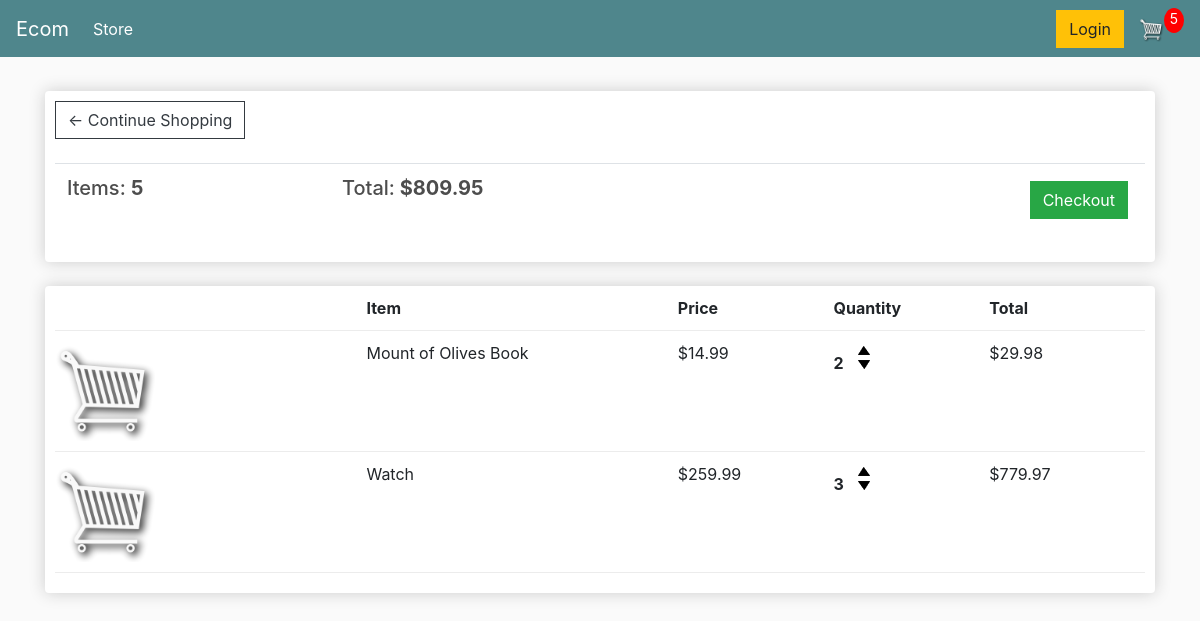
The app's page /cart/ (signed in), older data.
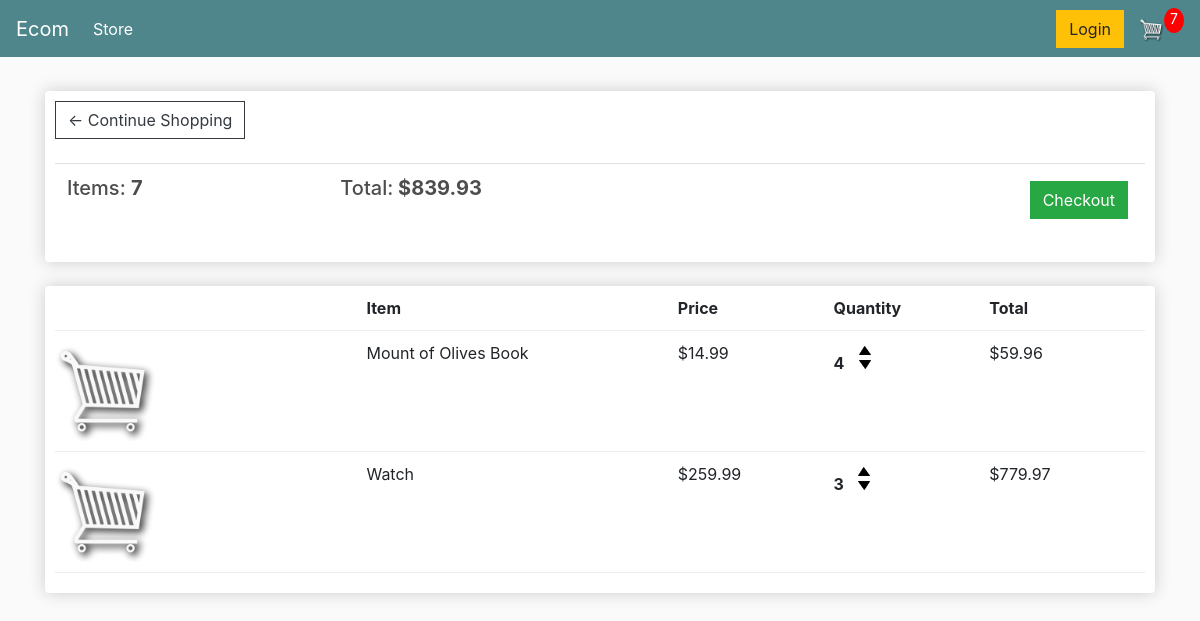
The same page, newer data.
### store/models.py (models this page shows, shortened)
class Order(models.Model):
    customer = models.ForeignKey(Customer, on_delete=models.SET_NULL, null=True, blank=True)
    date_ordered = models.DateTimeField(auto_now_add=True)
    complete = models.BooleanField(default=False, null=True, blank=False)
    transaction_id = models.CharField(max_length=200, null=True)
    @property
    def get_cart_total(self):
        orderitems = self.orderitem_set.all()
        total = sum([item.get_total for item in orderitems])
        return total
    @property
    def get_cart_items(self):
        orderitems = self.orderitem_set.all()
        total = sum([item.quantity for item in orderitems])
        return total

class OrderItem(models.Model):
    product = models.ForeignKey(Product, on_delete=models.SET_NULL, null=True)
    order = models.ForeignKey(Order, on_delete=models.SET_NULL, null=True)
    quantity = models.IntegerField(default=0, null=True, blank=True)
    date_added = models.DateTimeField(auto_now_add=True)
    @property
    def get_total(self):
        total = self.product.price * self.quantity
        return total

class Product(models.Model):
    name = models.CharField(max_length=200, null=True)
    price = models.FloatField()
    digital = models.BooleanField(default=False, null=True, blank=False)
    image = models.ImageField(null=True, blank=True)
    @property
    def imageURL(self):
        try:
            url = self.image.url
        except:
            url = ''
        return url

### store/views.py (the view)
# urls.py: path('cart/', views.cart, name="cart"),
def cart(request):
     if request.user.is_authenticated:
          customer = request.user.customer
          order, created = Order.objects.get_or_create(customer=customer, complete=False)
          items = order.orderitem_set.all()
          cartItems = order.get_cart_items
     else:
          items = []
          order = {'get_cart_total':0, 'get_cart_items':0, 'shipping':False}
          cartItems = order['get_cart_items']
     context = {'items':items, 'order':order, 'cartItems':cartItems}
     return render(request, 'store/cart.html', context)

### store/templates/store/Cart.html
{% extends 'store/main.html' %}
{% load static %}
{% block content %}
	<div class="row">
		<div class="col-lg-12">
			<div class="box-element">
				<a  class="btn btn-outline-dark" href="{% url 'store' %}">&#x2190; Continue Shopping</a>
				<br>
				<br>
				<table class="table">
					<tr>
						<th><h5>Items: <strong>{{order.get_cart_items}}</strong></h5></th>
						<th><h5>Total:<strong> ${{order.get_cart_total|floatformat:2}}</strong></h5></th>
						<th>
							<a  style="float:right; margin:5px;" class="btn btn-success" href="{% url 'checkout' %}">Checkout</a>
						</th>
					</tr>
				</table>
			</div>
			<br>
			<div class="box-element">
				<div class="cart-row">
					<div style="flex:2"></div>
					<div style="flex:2"><strong>Item</strong></div>
					<div style="flex:1"><strong>Price</strong></div>
					<div style="flex:1"><strong>Quantity</strong></div>
					<div style="flex:1"><strong>Total</strong></div>
				</div>
				{% for item in items %}
				<div class="cart-row">
					<div style="flex:2"><img class="row-image" src="{{item.product.imageURL}}"></div>
					<div style="flex:2">{{item.product.name}}</div>
					<div style="flex:1">${{item.product.price|floatformat:2}}</div>
					<div style="flex:1">
						<p class="quantity">{{item.quantity}}</p>
						<div class="quantity">
							<img data-product="{{item.product.id}}" data-action="add" class="chg-quantity update-cart" src="{% static  'images/arrow-up.png' %}">
							<img data-product="{{item.product.id}}" data-action="remove" class="chg-quantity update-cart" src="{% static  'images/arrow-down.png' %}">
						</div>
					</div>
					<div style="flex:1">${{item.get_total}}</div>
				</div>
				{% endfor %}
			</div>
		</div>
	</div>
{% endblock content %}

Row changes from the older to the newer data that the page shows:
changed through a linked row, Order: get_cart_items "5" → "7"; get_cart_total "809.95" → "839.93"
changed OrderItem "Mount of Olives Book": quantity "2" → "4"; get_total "29.98" → "59.96"
Text that changed along with them:
{{ cartItems }}: "5" → "7"
